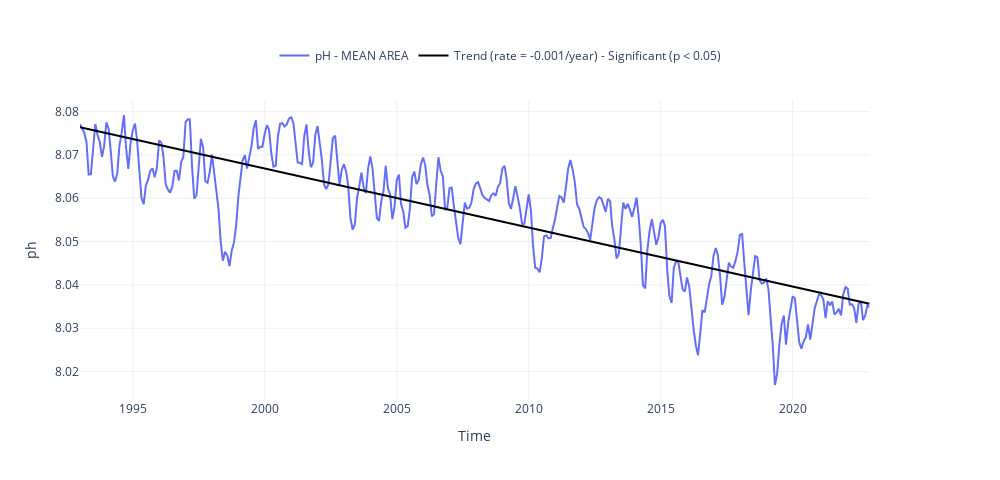

Write notebook code for a chart like this one.
### Code cell
fig = plot_timeseries_interactive(dict_plot, trendline=True, scatter_dict = None, figsize = (25, 12));
fig.write_html(op.join(path_figs, 'F14_pH_mean_trend.html'), include_plotlyjs="cdn")

### Figure 1 — Plotly figure (JSON) as saved in the notebook; plotly's stock layout.template omitted (floating-point values rounded to 4 significant figures; data arrays with more than 128 entries replaced by an {"elided": "..."} marker saying what was removed)
{"data": [{"line": {"color": "#636EFA"}, "name": "pH - MEAN AREA", "type": "scatter", "x": {"elided": "360 str values"}, "xaxis": "x", "y": {"elided": "360 float values"}, "yaxis": "y"}, {"line": {"color": "black"}, "mode": "lines", "name": "Trend (rate = -0.001/year) - Significant (p < 0.05)", "showlegend": true, "type": "scatter", "x": {"elided": "360 str values"}, "xaxis": "x", "y": {"elided": "360 float values"}, "yaxis": "y"}], "layout": {"height": 480, "legend": {"font": {"size": 12}, "orientation": "h", "x": 0.5, "xanchor": "center", "y": 1.1, "yanchor": "bottom"}, "title": {"text": " "}, "width": 1000, "xaxis": {"anchor": "y", "domain": [0, 0.94], "title": {"text": "Time"}}, "yaxis": {"anchor": "x", "domain": [0, 1], "title": {"text": "ph"}}, "yaxis2": {"anchor": "x", "overlaying": "y", "side": "right"}}}
